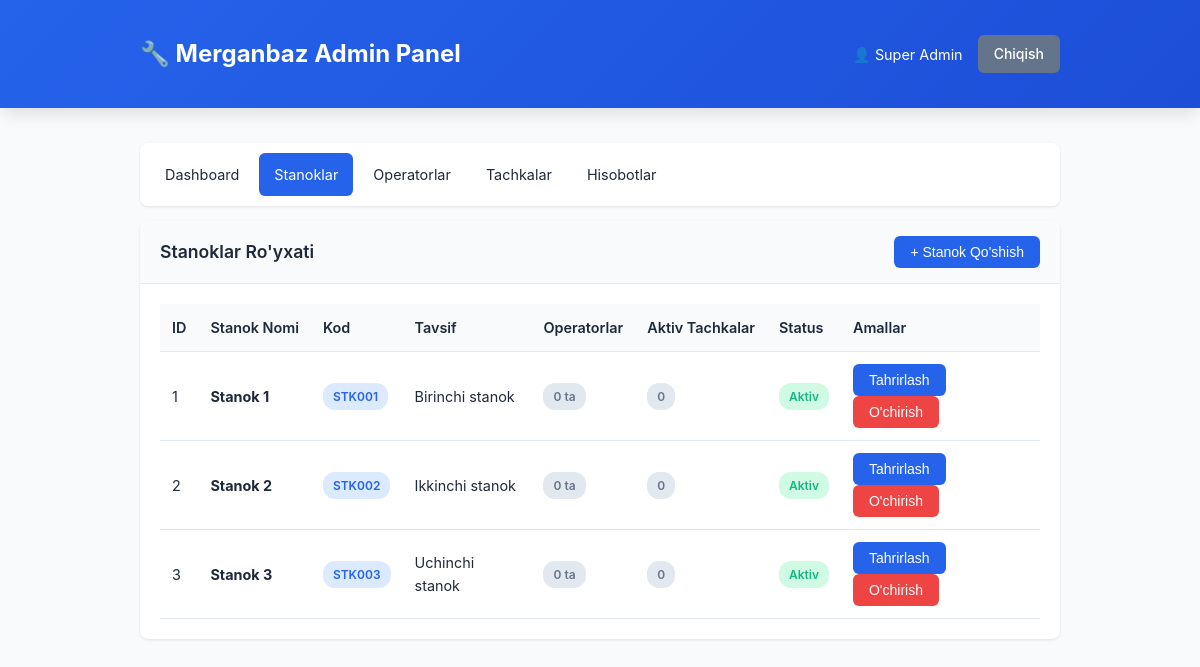
Screenshot of /admin/machines.php (signed in) with the database file from the repository.
### tables this page shows
CREATE TABLE IF NOT EXISTS machines (
    id INT AUTO_INCREMENT PRIMARY KEY,
    machine_name VARCHAR(100) NOT NULL,
    machine_code VARCHAR(50) UNIQUE NOT NULL,
    description TEXT,
    is_active TINYINT(1) DEFAULT 1,
    created_at TIMESTAMP DEFAULT CURRENT_TIMESTAMP,
    updated_at TIMESTAMP DEFAULT CURRENT_TIMESTAMP ON UPDATE CURRENT_TIMESTAMP,
    INDEX idx_machine_code (machine_code),
    INDEX idx_is_active (is_active)
);

### admin/machines.php (the view, shortened to what this page needs)
<?php
require_once '../includes/config.php';
$machines = $conn->query("
    SELECT m.*,
           COUNT(DISTINCT u.id) as operator_count,
           COUNT(DISTINCT v.id) as active_vehicles
    FROM machines m
    LEFT JOIN users u ON m.id = u.machine_id AND u.is_active = 1
    LEFT JOIN vehicles v ON m.id = v.current_machine_id AND v.status = 'in_progress'
    GROUP BY m.id
    ORDER BY m.machine_name
");
?>
<!DOCTYPE html>
<html lang="uz">
<head>
    <link rel="stylesheet" href="../css/style.css">
</head>
<body>
    <div class="header">
        <div class="container">
            <div class="header-content">
                <h1>🔧 Merganbaz Admin Panel</h1>
                <div class="header-info">
                    <span class="user-info">👤 <?php echo htmlspecialchars($_SESSION['full_name']); ?></span>
                    <a href="../logout.php" class="btn btn-secondary btn-sm">Chiqish</a>
                </div>
            </div>
        </div>
    </div>
    <div class="container">
        <nav class="nav">
            <ul class="nav-list">
                <li><a href="dashboard.php">Dashboard</a></li>
                <li><a href="machines.php" class="active">Stanoklar</a></li>
                <li><a href="operators.php">Operatorlar</a></li>
                <li><a href="vehicles.php">Tachkalar</a></li>
                <li><a href="reports.php">Hisobotlar</a></li>
            </ul>
        </nav>
        <div class="card">
            <div class="card-header" style="display: flex; justify-content: space-between; align-items: center; flex-wrap: wrap; gap: 10px;">
                <span>Stanoklar Ro'yxati</span>
                <button onclick="openAddMachineModal()" class="btn btn-primary btn-sm">+ Stanok Qo'shish</button>
            </div>
            <div class="card-body">
                <div class="table-responsive">
                    <table>
                        <thead>
                            <tr>
                                <th>ID</th>
                                <th>Stanok Nomi</th>
                                <th>Kod</th>
                                <th>Tavsif</th>
                                <th>Operatorlar</th>
                                <th>Aktiv Tachkalar</th>
                                <th>Status</th>
                                <th>Amallar</th>
                            </tr>
                        </thead>
                        <tbody>
                            <?php if ($machines->num_rows > 0): ?>
                                <?php while ($machine = $machines->fetch_assoc()): ?>
                                <tr>
                                    <td><?php echo $machine['id']; ?></td>
                                    <td><strong><?php echo htmlspecialchars($machine['machine_name']); ?></strong></td>
                                    <td><span class="badge badge-primary"><?php echo htmlspecialchars($machine['machine_code']); ?></span></td>
                                    <td><?php echo htmlspecialchars($machine['description'] ?: '-'); ?></td>
                                    <td>
                                        <span class="badge badge-secondary"><?php echo $machine['operator_count']; ?> ta</span>
                                    </td>
                                    <td>
                                        <?php if ($machine['active_vehicles'] > 0): ?>
                                            <span class="badge badge-warning"><?php echo $machine['active_vehicles']; ?> ta</span>
                                        <?php else: ?>
                                            <span class="badge badge-secondary">0</span>
                                        <?php endif; ?>
                                    </td>
                                    <td>
                                        <?php if ($machine['is_active']): ?>
                                            <span class="badge badge-success">Aktiv</span>
                                        <?php else: ?>
                                            <span class="badge badge-danger">Faol emas</span>
                                        <?php endif; ?>
                                    </td>
                                    <td>
                                        <button onclick='editMachine(<?php echo json_encode($machine); ?>)' class="btn btn-primary btn-sm">Tahrirlash</button>
                                        <?php if ($machine['is_active']): ?>
                                            <button onclick="toggleMachineStatus(<?php echo $machine['id']; ?>, 0)" class="btn btn-danger btn-sm">O'chirish</button>
                                        <?php else: ?>
                                            <button onclick="toggleMachineStatus(<?php echo $machine['id']; ?>, 1)" class="btn btn-success btn-sm">Yoqish</button>
                                        <?php endif; ?>
                                    </td>
                                </tr>
                                <?php endwhile; ?>
                            <?php else: ?>
                                <tr>
                                    <td colspan="8" class="text-center">Hozircha stanoklar yo'q</td>
                                </tr>
                            <?php endif; ?>
                        </tbody>
                    </table>
                </div>
            </div>
        </div>
    </div>
</body>
</html>

### css/style.css (style rules this page uses)
:root { --primary-color: #2563eb; --secondary-color: #64748b; --success-color: #10b981; --danger-color: #ef4444; --warning-color: #f59e0b; --info-color: #06b6d4; --dark-color: #1e293b; --light-color: #f8fafc; --border-color: #e2e8f0; --shadow: 0 1px 3px rgba(0, 0, 0, 0.1); --shadow-lg: 0 10px 15px -3px rgba(0, 0, 0, 0.1); }
* { margin: 0; padding: 0; box-sizing: border-box; }
body { font-family: -apple-system, BlinkMacSystemFont, 'Segoe UI', Roboto, 'Helvetica Neue', Arial, sans-serif; background-color: var(--light-color); color: var(--dark-color); line-height: 1.6; font-size: 16px; }
.container { width: 100%; padding: 15px; margin: 0 auto; }
@media (min-width: 768px) { .container { max-width: 720px; padding: 20px; } }
@media (min-width: 1024px) { .container { max-width: 960px; } }
.header { background: linear-gradient(135deg, var(--primary-color), #1d4ed8); color: white; padding: 15px 0; box-shadow: var(--shadow-lg); position: sticky; top: 0; z-index: 1000; }
.header-content { display: flex; justify-content: space-between; align-items: center; flex-wrap: wrap; gap: 10px; }
.header h1 { font-size: 1.5rem; font-weight: 700; }
.header-info { display: flex; align-items: center; gap: 15px; flex-wrap: wrap; }
.user-info { font-size: 0.9rem; }
.nav { background: white; box-shadow: var(--shadow); margin: 15px 0; border-radius: 8px; overflow-x: auto; }
.nav-list { display: flex; list-style: none; gap: 5px; padding: 10px; flex-wrap: nowrap; }
.nav-list li a { display: block; padding: 10px 15px; text-decoration: none; color: var(--dark-color); border-radius: 6px; transition: all 0.3s; white-space: nowrap; font-size: 0.9rem; }
.nav-list li a:hover, .nav-list li a.active { background: var(--primary-color); color: white; }
.card { background: white; border-radius: 8px; box-shadow: var(--shadow); margin-bottom: 20px; overflow: hidden; }
.card-header { padding: 15px 20px; border-bottom: 1px solid var(--border-color); background: var(--light-color); font-weight: 600; font-size: 1.1rem; }
.card-body { padding: 20px; }
.btn { display: inline-block; padding: 12px 24px; border: none; border-radius: 6px; font-size: 1rem; font-weight: 500; cursor: pointer; transition: all 0.3s; text-decoration: none; text-align: center; white-space: nowrap; }
.btn-primary { background: var(--primary-color); color: white; }
.btn-danger { background: var(--danger-color); color: white; }
.btn-secondary { background: var(--secondary-color); color: white; }
.btn-sm { padding: 8px 16px; font-size: 0.875rem; }
.table-responsive { overflow-x: auto; -webkit-overflow-scrolling: touch; }
table { width: 100%; border-collapse: collapse; background: white; font-size: 0.9rem; }
thead { background: var(--light-color); }
th, td { padding: 12px; text-align: left; border-bottom: 1px solid var(--border-color); }
th { font-weight: 600; color: var(--dark-color); white-space: nowrap; }
.badge { display: inline-block; padding: 4px 10px; border-radius: 12px; font-size: 0.75rem; font-weight: 600; white-space: nowrap; }
.badge-primary { background: #dbeafe; color: var(--primary-color); }
.badge-success { background: #d1fae5; color: var(--success-color); }
.badge-secondary { background: #e2e8f0; color: var(--secondary-color); }

### rows the page displays
machines: id "1", machine_name "Stanok 1", machine_code "STK001", description "Birinchi stanok", operator_count "0", is_active "Aktiv"
machines: id "2", machine_name "Stanok 2", machine_code "STK002", description "Ikkinchi stanok", operator_count "0", is_active "Aktiv"
machines: id "3", machine_name "Stanok 3", machine_code "STK003", description "Uchinchi stanok", operator_count "0", is_active "Aktiv"

### other values shown
$_SESSION['full_name'] "Super Admin"
